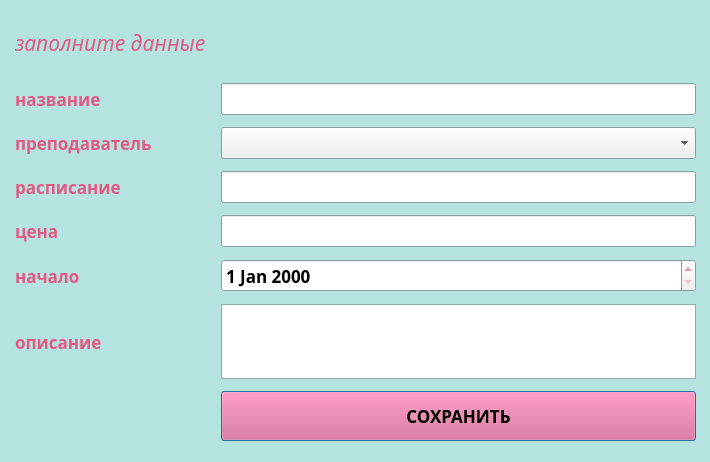
<?xml version="1.0" encoding="UTF-8"?>
<ui version="4.0">
 <class>course</class>
 <widget class="QDialog" name="course">
  <property name="geometry">
   <rect>
    <x>0</x>
    <y>0</y>
    <width>710</width>
    <height>462</height>
   </rect>
  </property>
  <property name="palette">
   <palette>
    <active>
     <colorrole role="WindowText">
      <brush brushstyle="SolidPattern">
       <color alpha="255">
        <red>227</red>
        <green>89</green>
        <blue>132</blue>
       </color>
      </brush>
     </colorrole>
     <colorrole role="Base">
      <brush brushstyle="SolidPattern">
       <color alpha="255">
        <red>255</red>
        <green>255</green>
        <blue>255</blue>
       </color>
      </brush>
     </colorrole>
     <colorrole role="Window">
      <brush brushstyle="SolidPattern">
       <color alpha="255">
        <red>181</red>
        <green>227</green>
        <blue>224</blue>
       </color>
      </brush>
     </colorrole>
    </active>
    <inactive>
     <colorrole role="WindowText">
      <brush brushstyle="SolidPattern">
       <color alpha="255">
        <red>227</red>
        <green>89</green>
        <blue>132</blue>
       </color>
      </brush>
     </colorrole>
     <colorrole role="Base">
      <brush brushstyle="SolidPattern">
       <color alpha="255">
        <red>255</red>
        <green>255</green>
        <blue>255</blue>
       </color>
      </brush>
     </colorrole>
     <colorrole role="Window">
      <brush brushstyle="SolidPattern">
       <color alpha="255">
        <red>181</red>
        <green>227</green>
        <blue>224</blue>
       </color>
      </brush>
     </colorrole>
    </inactive>
    <disabled>
     <colorrole role="WindowText">
      <brush brushstyle="SolidPattern">
       <color alpha="255">
        <red>190</red>
        <green>190</green>
        <blue>190</blue>
       </color>
      </brush>
     </colorrole>
     <colorrole role="Base">
      <brush brushstyle="SolidPattern">
       <color alpha="255">
        <red>181</red>
        <green>227</green>
        <blue>224</blue>
       </color>
      </brush>
     </colorrole>
     <colorrole role="Window">
      <brush brushstyle="SolidPattern">
       <color alpha="255">
        <red>181</red>
        <green>227</green>
        <blue>224</blue>
       </color>
      </brush>
     </colorrole>
    </disabled>
   </palette>
  </property>
  <property name="font">
   <font>
    <family>Sawasdee</family>
    <pointsize>13</pointsize>
    <weight>75</weight>
    <bold>true</bold>
   </font>
  </property>
  <property name="windowTitle">
   <string>Dialog</string>
  </property>
  <widget class="QWidget" name="gridLayoutWidget">
   <property name="geometry">
    <rect>
     <x>0</x>
     <y>0</y>
     <width>711</width>
     <height>461</height>
    </rect>
   </property>
   <layout class="QGridLayout" name="gridLayout" rowstretch="3,1,1,1,1,1,4,3" columnstretch="3,5">
    <property name="leftMargin">
     <number>15</number>
    </property>
    <property name="topMargin">
     <number>15</number>
    </property>
    <property name="rightMargin">
     <number>15</number>
    </property>
    <property name="bottomMargin">
     <number>20</number>
    </property>
    <property name="verticalSpacing">
     <number>12</number>
    </property>
    <item row="0" column="0">
     <widget class="QLabel" name="label_7">
      <property name="font">
       <font>
        <family>Sawasdee</family>
        <pointsize>16</pointsize>
        <weight>50</weight>
        <italic>true</italic>
        <bold>false</bold>
       </font>
      </property>
      <property name="text">
       <string>заполните данные</string>
      </property>
     </widget>
    </item>
    <item row="3" column="0">
     <widget class="QLabel" name="label_3">
      <property name="text">
       <string>расписание</string>
      </property>
     </widget>
    </item>
    <item row="4" column="0">
     <widget class="QLabel" name="label_5">
      <property name="text">
       <string>цена</string>
      </property>
     </widget>
    </item>
    <item row="4" column="1">
     <widget class="QLineEdit" name="cost"/>
    </item>
    <item row="1" column="1">
     <widget class="QLineEdit" name="name"/>
    </item>
    <item row="3" column="1">
     <widget class="QLineEdit" name="shed"/>
    </item>
    <item row="5" column="0">
     <widget class="QLabel" name="label_6">
      <property name="text">
       <string>начало</string>
      </property>
     </widget>
    </item>
    <item row="1" column="0">
     <widget class="QLabel" name="label">
      <property name="text">
       <string>название</string>
      </property>
     </widget>
    </item>
    <item row="2" column="0">
     <widget class="QLabel" name="label_2">
      <property name="text">
       <string>преподаватель   </string>
      </property>
     </widget>
    </item>
    <item row="6" column="0">
     <widget class="QLabel" name="label_4">
      <property name="text">
       <string>описание</string>
      </property>
     </widget>
    </item>
    <item row="7" column="1">
     <widget class="QPushButton" name="pushButton">
      <property name="sizePolicy">
       <sizepolicy hsizetype="Minimum" vsizetype="Preferred">
        <horstretch>0</horstretch>
        <verstretch>0</verstretch>
       </sizepolicy>
      </property>
      <property name="palette">
       <palette>
        <active>
         <colorrole role="Button">
          <brush brushstyle="SolidPattern">
           <color alpha="255">
            <red>227</red>
            <green>89</green>
            <blue>132</blue>
           </color>
          </brush>
         </colorrole>
        </active>
        <inactive>
         <colorrole role="Button">
          <brush brushstyle="SolidPattern">
           <color alpha="255">
            <red>227</red>
            <green>89</green>
            <blue>132</blue>
           </color>
          </brush>
         </colorrole>
        </inactive>
        <disabled>
         <colorrole role="Button">
          <brush brushstyle="SolidPattern">
           <color alpha="255">
            <red>227</red>
            <green>89</green>
            <blue>132</blue>
           </color>
          </brush>
         </colorrole>
        </disabled>
       </palette>
      </property>
      <property name="text">
       <string>СОХРАНИТЬ</string>
      </property>
     </widget>
    </item>
    <item row="5" column="1">
     <widget class="QDateEdit" name="dateEdit"/>
    </item>
    <item row="7" column="0">
     <widget class="QLabel" name="label_8">
      <property name="sizePolicy">
       <sizepolicy hsizetype="Fixed" vsizetype="Fixed">
        <horstretch>0</horstretch>
        <verstretch>0</verstretch>
       </sizepolicy>
      </property>
      <property name="minimumSize">
       <size>
        <width>200</width>
        <height>50</height>
       </size>
      </property>
      <property name="palette">
       <palette>
        <active>
         <colorrole role="WindowText">
          <brush brushstyle="SolidPattern">
           <color alpha="255">
            <red>204</red>
            <green>0</green>
            <blue>0</blue>
           </color>
          </brush>
         </colorrole>
        </active>
        <inactive>
         <colorrole role="WindowText">
          <brush brushstyle="SolidPattern">
           <color alpha="255">
            <red>204</red>
            <green>0</green>
            <blue>0</blue>
           </color>
          </brush>
         </colorrole>
        </inactive>
        <disabled>
         <colorrole role="WindowText">
          <brush brushstyle="SolidPattern">
           <color alpha="255">
            <red>190</red>
            <green>190</green>
            <blue>190</blue>
           </color>
          </brush>
         </colorrole>
        </disabled>
       </palette>
      </property>
      <property name="text">
       <string/>
      </property>
     </widget>
    </item>
    <item row="2" column="1">
     <widget class="QComboBox" name="comboBox"/>
    </item>
    <item row="6" column="1">
     <widget class="QTextEdit" name="textEdit"/>
    </item>
   </layout>
  </widget>
 </widget>
 <resources/>
 <connections/>
</ui>
